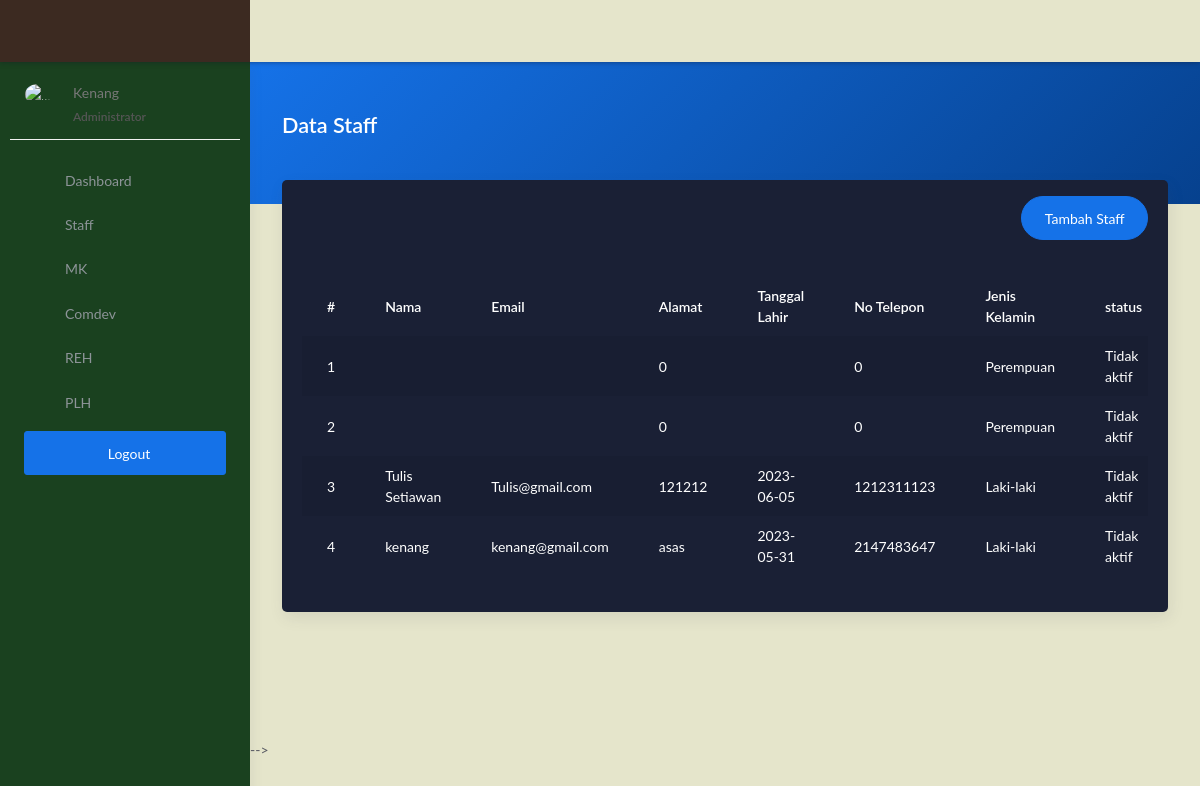
The app's page /admin/staff.php (signed in) with its own data.
### tables this page shows
CREATE TABLE `user` (
  `id_user` int(11) NOT NULL,
  `username` varchar(255) NOT NULL,
  `password` varchar(255) DEFAULT NULL,
  `role` enum('admin','staff') DEFAULT NULL,
  `nama` varchar(255) NOT NULL,
  `tgl_lahir` date DEFAULT NULL,
  `kelamin` enum('P','L') NOT NULL,
  `telepon` int(255) NOT NULL,
  `email` varchar(255) NOT NULL,
  `alamat` varchar(255) NOT NULL,
  `foto` varchar(255) NOT NULL,
  `status` enum('A','TA') NOT NULL
);

### admin/staff.php (the view, shortened to what this page needs)
<?php
$title = 'Data Staff';
require 'koneksi.php';
$query = 'SELECT * FROM user';
$data = mysqli_query($conn, $query);
require 'header.php';
?>
<div class="panel-header bg-primary-gradient">
    <div class="page-inner py-5">
        <div class="d-flex align-items-left align-items-md-center flex-column flex-md-row">
            <div>
                <h2 class="text-white pb-2 fw-bold"><?= $title; ?></h2>
            </div>
        </div>
    </div>
</div>
<div class="page-inner mt--5">
    <diva class="row">
        <div class="col-md-12">
            <div class="card card-default">
                <div class="card-header">
                    <div class="d-flex align-items-center">
                        <a href="tambah_staff.php" class="btn btn-primary btn-round ml-auto">
                            Tambah Staff
                        </a>
                    </div>
                </div>
                <div class="card-body">
                    <div class="table-responsive">
                        <table id="basic-datatables" class="display table table-striped table-hover">
                            <thead>
                                <tr>
                                    <th style="width: 7%">#</th>
                                    <th>Nama</th>
                                    <th style="width: 20%;">Email</th>
                                    <th style="width: 25%;">Alamat</th>
                                    <th style="width: 20%;">Tanggal Lahir</th>
                                    <th style="width: 20%;">No Telepon</th>
                                    <th style="width: 15%;">Jenis Kelamin</th>
                                    <th style="width: 15%;">status</th>
                                </tr>
                            </thead>
                            <tbody>
                                <?php
                                $no = 1;
                                if (mysqli_num_rows($data) > 0) {
                                    while ($plg = mysqli_fetch_assoc($data)) {
                                ?>
                                        <tr>
                                            <td><?= $no++; ?></td>
                                            <td><?= $plg['nama']; ?></td>
                                            <td><?= $plg['email']; ?></td>
                                            <td><?= $plg['alamat']; ?></td>
                                            <td><?= $plg['tgl_lahir']; ?></td>
                                            <td><?= $plg['telepon']; ?></td>
                                            <td><?php if ($plg['kelamin'] == 'L') {
                                                    echo "Laki-laki";
                                                } else {
                                                    echo "Perempuan";
                                                } ?>
                                            </td>
                                            <td><?php if ($plg['status'] == 'Aktif') {
                                                    echo "Aktif";
                                                } else {
                                                    echo "Tidak aktif";
                                                } ?>
                                            </td>
                                        </tr>
                                <?php }
                                }
                                ?>
                            </tbody>
                        </table>
                    </div>
                </div>
            </div>
        </div>
</div>
</div>
<?php
require 'footer.php';
?>

### admin/header.php (shortened to what this page needs)
<!DOCTYPE html>
<html lang="en">
<head>
    <link rel="stylesheet" href="../assets/css/bootstrap.min.css">
    <link rel="stylesheet" href="../assets/css/atlantis.min.css">
    <link rel="stylesheet" href="../assets/css/demo.css">
</head>
<body style="background-color:#E5E5CB">
    <div class="wrapper">
        <div class="main-header">
            <div class="logo-header" style="background-color:#3C2A21 ;">
            </div>
            <nav class="navbar navbar-header navbar-expand-lg" style="background-color: #E5E5CB;">
            </nav>
        </div>
        <div class="sidebar sidebar-style-2" style="background-color:#1A411F; color:white;">
            <div class="sidebar-wrapper scrollbar scrollbar-inner">
                <div class="sidebar-content">
                    <div class="user">
                        <div class="avatar-sm float-left mr-2">
                            <img src="../assets/img/profile.jpg" alt="..." class="avatar-img rounded-circle">
                        </div>
                        <div class="info">
                            <a data-toggle="collapse" href="#collapseExample" aria-expanded="true">
                                <span>
                                    <?= $_SESSION['username']; ?>
                                    <span class="user-level"><?php if ($_SESSION['role'] == 'admin') {
                                                                    echo "Administrator";
                                                                } else if ($_SESSION['role'] == 'staff') {
                                                                    echo "staff";
                                                                } ?></span>
                                </span>
                            </a>
                        </div>
                    </div>
                    <ul class="nav">
                        <li class="nav-item <?php if ($title == '') {
                                                echo 'active';
                                            } ?>">
                            <a href="index.php" class="collapsed" aria-expanded="false">
                                <p>Dashboard</p>
                            </a>
                        </li>
                        <li class="nav-item <?php if ($title == 'Data Pengguna') {
                                                echo 'active';
                                            } ?>">
                            <a href="Staff.php">
                                <p>Staff</p>
                            </a>
                        </li>
                        <li class="nav-item <?php if ($title == 'Data Laporan') {
                                                echo 'active';
                                            } ?>"">
                            <a href=" MK.php">
                            <p>MK</p>
                            </a>
                        </li>
                        <li class="nav-item <?php if ($title == 'Data Laporan') {
                                                echo 'active';
                                            } ?>"">
                            <a href=" Comdev.php">
                            <p>Comdev</p>
                            </a>
                        </li>
                        <li class="nav-item <?php if ($title == 'Data Laporan') {
                                                echo 'active';
                                            } ?>"">
                            <a href=" REH.php">
                            <p>REH</p>
                            </a>
                        </li>
                        <li class="nav-item <?php if ($title == 'Data Laporan') {
                                                echo 'active';
                                            } ?>"">
                            <a href=" PLH.php">
                            <p>PLH</p>
                            </a>
                        </li>
                        <li class="mx-4 mt-2">
                            <a href="logout.php" onclick="return confirm('Keluar dari halaman ini?');" class="btn btn-primary btn-block"><span class="btn-label mr-2"> <i class="fas fa-sign-out-alt"></i> </span>Logout</a>
                        </li>
                    </ul>
                </div>
            </div>
        </div>
        <div class="main-panel">
            <div class="content">

### admin/footer.php (shortened to what this page needs)
 -->
</div>
</body>
</html>

### records on screen
user: alamat "0", telepon "0", kelamin "Perempuan", status "Tidak aktif"
user: alamat "0", telepon "0", kelamin "Perempuan", status "Tidak aktif"
user: nama "Tulis Setiawan", email "Tulis@gmail.com", alamat "121212", tgl_lahir "2023-06-05", telepon "1212311123", kelamin "Laki-laki", status "Tidak aktif"
user: nama "kenang", email "kenang@gmail.com", alamat "asas", tgl_lahir "2023-05-31", telepon "2147483647", kelamin "Laki-laki", status "Tidak aktif"

### other values on screen
$_SESSION['username'] "Kenang"
$title "Data Staff"
